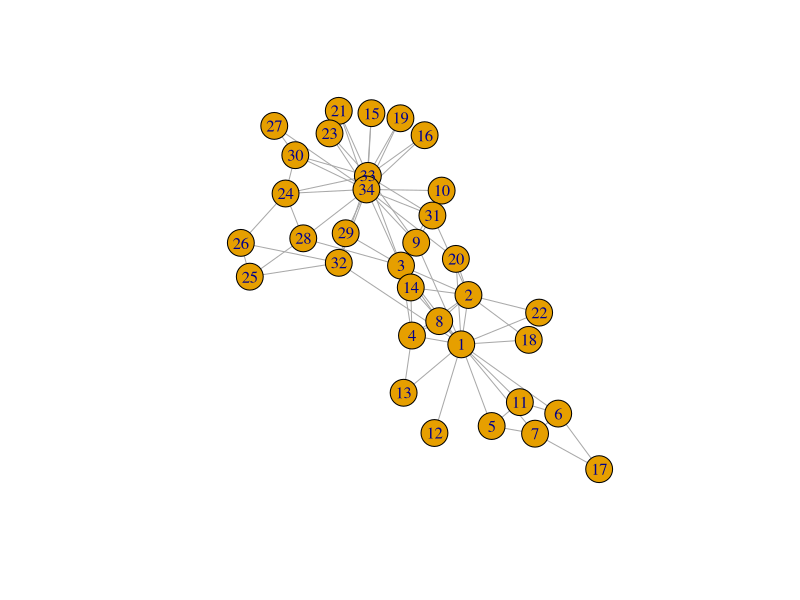

Recreate this plot in R. (Note: this script raises an error after producing the figure.)
## ---- chunk 1
knitr::opts_chunk$set(fig.width = 6, fig.height = 6)
## ---- chunk 2
library("igraph")
## ---- chunk 3
g <- make_empty_graph()
## ---- chunk 4
g <- make_graph(edges = c(1, 2, 1, 5), n = 10, directed = FALSE)
## ---- chunk 5
g <- make_graph(~ 1--2, 1--5, 3, 4, 5, 6, 7, 8, 9, 10)
## ---- chunk 6
g
## ---- chunk 7
summary(g)
## ---- chunk 8
g <- make_graph("Zachary")
## ---- chunk 9
plot(g)
## ---- chunk 10
g <- add_vertices(g, 3)
## ---- chunk 11
g <- add_edges(g, edges = c(1, 35, 1, 36, 34, 37))
## ---- chunk 12
g <- add_edges(g, edges = c(38, 37))
## ---- chunk 13
g <- g |>
  add_edges(edges = c(1, 34)) |>
  add_vertices(3) |>
  add_edges(edges = c(38, 39, 39, 40, 40, 38, 40, 37))
g
## ---- chunk 14
edge_id_to_delete <- get_edge_ids(g, c(1, 34))
edge_id_to_delete
## ---- chunk 15
g <- delete_edges(g, edge_id_to_delete)
## ---- chunk 16
g <- make_ring(10) |> delete_edges("10|1")
plot(g)
## ---- chunk 17
g <- make_ring(5)
g <- delete_edges(g, get_edge_ids(g, c(1, 5, 4, 5)))
plot(g)
## ---- chunk 18
g1 <- graph_from_literal(
  A - B:C:I, B - A:C:D,
  C - A:B:E:H,
  D - B:E:F,
  E - C:D:F:H,
  F - D:E:G,
  G - F:H,
  H - C:E:G:I,
  I - A:H
)
plot(g1)
## ---- chunk 19
is_chordal(g1, fillin = TRUE)
## ---- chunk 20
chordal_graph <- add_edges(g1, is_chordal(g1, fillin = TRUE)$fillin)
plot(chordal_graph)
## ---- chunk 21
graph1 <- make_tree(127, 2, mode = "undirected")
summary(graph1)
## ---- chunk 22
graph2 <- make_tree(127, 2, mode = "undirected")
## ---- chunk 23
identical_graphs(graph1, graph2)
## ---- chunk 24
graph1 <- sample_grg(100, 0.2)
summary(graph1)
## ---- chunk 25
graph2 <- sample_grg(100, 0.2)
identical_graphs(graph1, graph2)
## ---- chunk 26
isomorphic(graph1, graph2)
## ---- chunk 27
g <- make_graph(
  ~ Alice - Boris:Himari:Moshe, Himari - Alice:Nang:Moshe:Samira,
  Ibrahim - Nang:Moshe, Nang - Samira
)
## ---- chunk 28
V(g)$age <- c(25, 31, 18, 23, 47, 22, 50)
V(g)$gender <- c("f", "m", "f", "m", "m", "f", "m")
E(g)$is_formal <- c(FALSE, FALSE, TRUE, TRUE, TRUE, FALSE, TRUE, FALSE, FALSE)
summary(g)
## ---- chunk 29
E(g)$is_formal
E(g)$is_formal[1] <- TRUE
E(g)$is_formal
## ---- chunk 30
g$date <- c("2022-02-11")
graph_attr(g, "date")
## ---- chunk 31
match(c("Ibrahim"), V(g)$name)
## ---- chunk 32
V(g)$name[1:3] <- c("Alejandra", "Bruno", "Carmina")
V(g)
## ---- chunk 33
g <- delete_vertex_attr(g, "gender")
V(g)$gender
## ---- chunk 34
degree(g)
## ---- chunk 35
degree(g, 7)
## ---- chunk 36
degree(g, v = c(3, 4, 5))
## ---- chunk 37
degree(g, v = c("Carmina", "Moshe", "Nang"))
## ---- chunk 38
degree(g, "Bruno")
## ---- chunk 39
edge_betweenness(g)
## ---- chunk 40
ebs <- edge_betweenness(g)
as_edgelist(g)[ebs == max(ebs), ]
## ---- chunk 41
which.max(degree(g))
## ---- chunk 42
graph <- graph.full(n = 10)
only_odd_vertices <- which(V(graph) %% 2 == 1)
length(only_odd_vertices)
## ---- chunk 43
seq <- V(graph)[2, 3, 7]
seq
## ---- chunk 44
seq <- seq[1, 3] # filtering an existing vertex set
seq
## ---- chunk 45
V(g)[age < 30]$name
## ---- chunk 46
`%notin%` <- Negate(`%in%`)
## ---- chunk 47
V(g)$degree <- c("A", "B", "B+", "A+", "C", "A", "B")
V(g)$degree[degree(g) == 3]
## ---- chunk 48
V(g)$name[degree(g) == 3]
## ---- chunk 49
E(g)[.from(3)]
## ---- chunk 50
E(g)[.from("Carmina")]
## ---- chunk 51
E(g)[3:5 %--% 5:6]
## ---- chunk 52
V(g)$gender <- c("f", "m", "f", "m", "m", "f", "m")
## ---- chunk 53
men <- V(g)[gender == "m"]$name
men
## ---- chunk 54
women <- V(g)[gender == "f"]$name
women
## ---- chunk 55
E(g)[men %--% women]
## ---- chunk 56
as_adjacency_matrix(g)
## ---- chunk 57
layout <- layout_with_kk(g)
## ---- chunk 58
layout <- layout_as_tree(g, root = 2)
## ---- chunk 59
layout <- layout_with_kk(g)
## ---- chunk 60
plot(g, layout = layout, main = "Social network with the Kamada-Kawai layout algorithm")
## ---- chunk 61
plot(
  g,
  layout = layout_with_fr,
  main = "Social network with the Fruchterman-Reingold layout algorithm"
)
## ---- chunk 62
V(g)$color <- ifelse(V(g)$gender == "m", "yellow", "red")
plot(
  g,
  layout = layout, vertex.label.dist = 3.5,
  main = "Social network - with genders as colors"
)
## ---- chunk 63
plot(g, layout = layout, vertex.label.dist = 3.5, vertex.color = as.factor(V(g)$gender))
## ---- chunk 64
plot(g,
  layout = layout, vertex.label.dist = 3.5, vertex.size = 20,
  vertex.color = ifelse(V(g)$gender == "m", "yellow", "red"),
  edge.width = ifelse(E(g)$is_formal, 5, 1)
)
## ---- chunk 65
sessionInfo()
